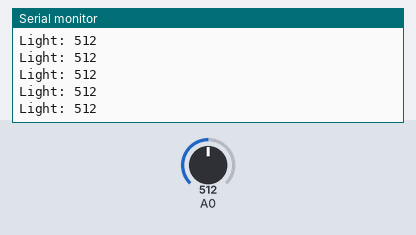
The sketch below on a simulated Arduino Uno, built with avr-gcc and run on an emulated ATmega328P. Shown: the last lines printed to the serial monitor. Inputs (shaded band) come from the test bench; at power-on: A0 = 512.

Above: at 1.2 s.
1.3 s: A0 set to 716
At 1.31 s:
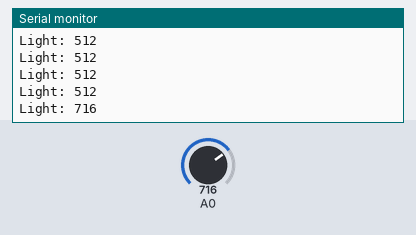
2.8 s: A0 set to 900
At 2.81 s:
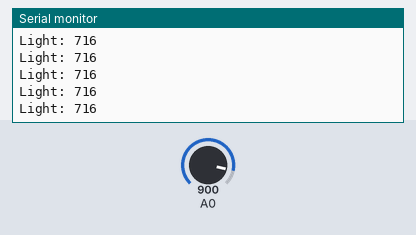
Timing chart, 0 to 5.8 s (numbered marks = the images above; inputs shaded):
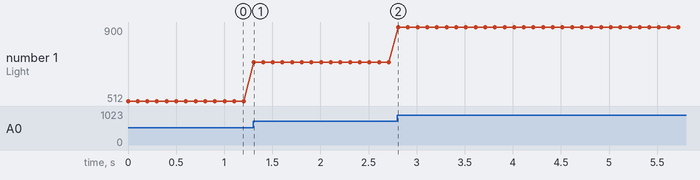

The sketch:

Photoresistor.ino
```cpp
/**
* This project is reading analog data from a photo resistor on the A0 analog pin.
*
* Setting this up was harder than the other ones. The code is smaller but the physical setup was more complex.
*
* Connections on breadboard to Arduino:
*   Photo Resistor: `J1` and `J2`
*   Jumper Wire 1 (Ground): `F5` to Arduino Digital `GND` Pin
*   Jumper Wire 2 (Voltage): `G1` to Arduino Power `5V`
*   Jumper Wire 3 (Analog Data): `G2` to Arduino Analog In `A0`
*   Resistor (10k): `H2` to `H5`
*
* With this configuration, I can now read the light near by.
*
*/
#include <Arduino.h>

void setup() {
  Serial.begin(9600);
}

void loop() {
  int light = analogRead(A0);
  Serial.print("Light: ");
  Serial.println(light);
  delay(100);
}
```

Measured:
- after the input at 1.3 s, the serial monitor: prints a new line at once (image 1)
- plotted number 1: 512 → 716 after the input at 1.3 s, 716 → 900 after the input at 2.8 s
